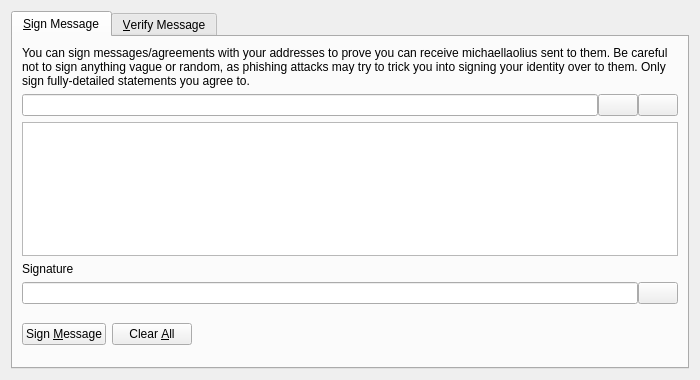
<?xml version="1.0" encoding="UTF-8"?>
<ui version="4.0">
 <class>SignVerifyMessageDialog</class>
 <widget class="QDialog" name="SignVerifyMessageDialog">
  <property name="geometry">
   <rect>
    <x>0</x>
    <y>0</y>
    <width>700</width>
    <height>380</height>
   </rect>
  </property>
  <property name="windowTitle">
   <string>Signatures - Sign / Verify a Message</string>
  </property>
  <property name="modal">
   <bool>true</bool>
  </property>
  <layout class="QVBoxLayout" name="verticalLayout">
   <item>
    <widget class="QTabWidget" name="tabWidget">
     <property name="currentIndex">
      <number>0</number>
     </property>
     <widget class="QWidget" name="tabSignMessage">
      <attribute name="title">
       <string>&amp;Sign Message</string>
      </attribute>
      <layout class="QVBoxLayout" name="verticalLayout_SM">
       <item>
        <widget class="QLabel" name="infoLabel_SM">
         <property name="text">
          <string>You can sign messages/agreements with your addresses to prove you can receive michaellaolius sent to them. Be careful not to sign anything vague or random, as phishing attacks may try to trick you into signing your identity over to them. Only sign fully-detailed statements you agree to.</string>
         </property>
         <property name="textFormat">
          <enum>Qt::PlainText</enum>
         </property>
         <property name="wordWrap">
          <bool>true</bool>
         </property>
        </widget>
       </item>
       <item>
        <layout class="QHBoxLayout" name="horizontalLayout_1_SM">
         <property name="spacing">
          <number>0</number>
         </property>
         <item>
          <widget class="QValidatedLineEdit" name="addressIn_SM">
           <property name="toolTip">
            <string>The Michaellaoliu address to sign the message with</string>
           </property>
          </widget>
         </item>
         <item>
          <widget class="QPushButton" name="addressBookButton_SM">
           <property name="toolTip">
            <string>Choose previously used address</string>
           </property>
           <property name="text">
            <string/>
           </property>
           <property name="icon">
            <iconset resource="../michaellaoliu.qrc">
             <normaloff>:/icons/address-book</normaloff>:/icons/address-book</iconset>
           </property>
           <property name="shortcut">
            <string>Alt+A</string>
           </property>
           <property name="autoDefault">
            <bool>false</bool>
           </property>
          </widget>
         </item>
         <item>
          <widget class="QPushButton" name="pasteButton_SM">
           <property name="toolTip">
            <string>Paste address from clipboard</string>
           </property>
           <property name="text">
            <string/>
           </property>
           <property name="icon">
            <iconset resource="../michaellaoliu.qrc">
             <normaloff>:/icons/editpaste</normaloff>:/icons/editpaste</iconset>
           </property>
           <property name="shortcut">
            <string>Alt+P</string>
           </property>
           <property name="autoDefault">
            <bool>false</bool>
           </property>
          </widget>
         </item>
        </layout>
       </item>
       <item>
        <widget class="QPlainTextEdit" name="messageIn_SM">
         <property name="toolTip">
          <string>Enter the message you want to sign here</string>
         </property>
        </widget>
       </item>
       <item>
        <widget class="QLabel" name="signatureLabel_SM">
         <property name="text">
          <string>Signature</string>
         </property>
         <property name="textFormat">
          <enum>Qt::PlainText</enum>
         </property>
        </widget>
       </item>
       <item>
        <layout class="QHBoxLayout" name="horizontalLayout_2_SM">
         <property name="spacing">
          <number>0</number>
         </property>
         <item>
          <widget class="QLineEdit" name="signatureOut_SM">
           <property name="font">
            <font>
             <italic>true</italic>
            </font>
           </property>
           <property name="readOnly">
            <bool>true</bool>
           </property>
          </widget>
         </item>
         <item>
          <widget class="QPushButton" name="copySignatureButton_SM">
           <property name="toolTip">
            <string>Copy the current signature to the system clipboard</string>
           </property>
           <property name="text">
            <string/>
           </property>
           <property name="icon">
            <iconset resource="../michaellaoliu.qrc">
             <normaloff>:/icons/editcopy</normaloff>:/icons/editcopy</iconset>
           </property>
           <property name="autoDefault">
            <bool>false</bool>
           </property>
          </widget>
         </item>
        </layout>
       </item>
       <item>
        <layout class="QHBoxLayout" name="horizontalLayout_3_SM">
         <item>
          <widget class="QPushButton" name="signMessageButton_SM">
           <property name="toolTip">
            <string>Sign the message to prove you own this Michaellaoliu address</string>
           </property>
           <property name="text">
            <string>Sign &amp;Message</string>
           </property>
           <property name="icon">
            <iconset resource="../michaellaoliu.qrc">
             <normaloff>:/icons/edit</normaloff>:/icons/edit</iconset>
           </property>
           <property name="autoDefault">
            <bool>false</bool>
           </property>
          </widget>
         </item>
         <item>
          <widget class="QPushButton" name="clearButton_SM">
           <property name="toolTip">
            <string>Reset all sign message fields</string>
           </property>
           <property name="text">
            <string>Clear &amp;All</string>
           </property>
           <property name="icon">
            <iconset resource="../michaellaoliu.qrc">
             <normaloff>:/icons/remove</normaloff>:/icons/remove</iconset>
           </property>
           <property name="autoDefault">
            <bool>false</bool>
           </property>
          </widget>
         </item>
         <item>
          <spacer name="horizontalSpacer_1_SM">
           <property name="orientation">
            <enum>Qt::Horizontal</enum>
           </property>
           <property name="sizeHint" stdset="0">
            <size>
             <width>40</width>
             <height>48</height>
            </size>
           </property>
          </spacer>
         </item>
         <item>
          <widget class="QLabel" name="statusLabel_SM">
           <property name="font">
            <font>
             <weight>75</weight>
             <bold>true</bold>
            </font>
           </property>
           <property name="text">
            <string/>
           </property>
           <property name="wordWrap">
            <bool>true</bool>
           </property>
          </widget>
         </item>
         <item>
          <spacer name="horizontalSpacer_2_SM">
           <property name="orientation">
            <enum>Qt::Horizontal</enum>
           </property>
           <property name="sizeHint" stdset="0">
            <size>
             <width>40</width>
             <height>48</height>
            </size>
           </property>
          </spacer>
         </item>
        </layout>
       </item>
      </layout>
     </widget>
     <widget class="QWidget" name="tabVerifyMessage">
      <attribute name="title">
       <string>&amp;Verify Message</string>
      </attribute>
      <layout class="QVBoxLayout" name="verticalLayout_VM">
       <item>
        <widget class="QLabel" name="infoLabel_VM">
         <property name="text">
          <string>Enter the receiver's address, message (ensure you copy line breaks, spaces, tabs, etc. exactly) and signature below to verify the message. Be careful not to read more into the signature than what is in the signed message itself, to avoid being tricked by a man-in-the-middle attack. Note that this only proves the signing party receives with the address, it cannot prove sendership of any transaction!</string>
         </property>
         <property name="textFormat">
          <enum>Qt::PlainText</enum>
         </property>
         <property name="alignment">
          <set>Qt::AlignLeading|Qt::AlignLeft|Qt::AlignTop</set>
         </property>
         <property name="wordWrap">
          <bool>true</bool>
         </property>
        </widget>
       </item>
       <item>
        <layout class="QHBoxLayout" name="horizontalLayout_1_VM">
         <property name="spacing">
          <number>0</number>
         </property>
         <item>
          <widget class="QValidatedLineEdit" name="addressIn_VM">
           <property name="toolTip">
            <string>The Michaellaoliu address the message was signed with</string>
           </property>
          </widget>
         </item>
         <item>
          <widget class="QPushButton" name="addressBookButton_VM">
           <property name="toolTip">
            <string>Choose previously used address</string>
           </property>
           <property name="text">
            <string/>
           </property>
           <property name="icon">
            <iconset resource="../michaellaoliu.qrc">
             <normaloff>:/icons/address-book</normaloff>:/icons/address-book</iconset>
           </property>
           <property name="shortcut">
            <string>Alt+A</string>
           </property>
           <property name="autoDefault">
            <bool>false</bool>
           </property>
          </widget>
         </item>
        </layout>
       </item>
       <item>
        <widget class="QPlainTextEdit" name="messageIn_VM"/>
       </item>
       <item>
        <widget class="QValidatedLineEdit" name="signatureIn_VM"/>
       </item>
       <item>
        <layout class="QHBoxLayout" name="horizontalLayout_2_VM">
         <item>
          <widget class="QPushButton" name="verifyMessageButton_VM">
           <property name="toolTip">
            <string>Verify the message to ensure it was signed with the specified Michaellaoliu address</string>
           </property>
           <property name="text">
            <string>Verify &amp;Message</string>
           </property>
           <property name="icon">
            <iconset resource="../michaellaoliu.qrc">
             <normaloff>:/icons/transaction_0</normaloff>:/icons/transaction_0</iconset>
           </property>
           <property name="autoDefault">
            <bool>false</bool>
           </property>
          </widget>
         </item>
         <item>
          <widget class="QPushButton" name="clearButton_VM">
           <property name="toolTip">
            <string>Reset all verify message fields</string>
           </property>
           <property name="text">
            <string>Clear &amp;All</string>
           </property>
           <property name="icon">
            <iconset resource="../michaellaoliu.qrc">
             <normaloff>:/icons/remove</normaloff>:/icons/remove</iconset>
           </property>
           <property name="autoDefault">
            <bool>false</bool>
           </property>
          </widget>
         </item>
         <item>
          <spacer name="horizontalSpacer_1_VM">
           <property name="orientation">
            <enum>Qt::Horizontal</enum>
           </property>
           <property name="sizeHint" stdset="0">
            <size>
             <width>40</width>
             <height>48</height>
            </size>
           </property>
          </spacer>
         </item>
         <item>
          <widget class="QLabel" name="statusLabel_VM">
           <property name="font">
            <font>
             <weight>75</weight>
             <bold>true</bold>
            </font>
           </property>
           <property name="text">
            <string/>
           </property>
           <property name="wordWrap">
            <bool>true</bool>
           </property>
          </widget>
         </item>
         <item>
          <spacer name="horizontalSpacer_2_VM">
           <property name="orientation">
            <enum>Qt::Horizontal</enum>
           </property>
           <property name="sizeHint" stdset="0">
            <size>
             <width>40</width>
             <height>48</height>
            </size>
           </property>
          </spacer>
         </item>
        </layout>
       </item>
      </layout>
     </widget>
    </widget>
   </item>
  </layout>
 </widget>
 <customwidgets>
  <customwidget>
   <class>QValidatedLineEdit</class>
   <extends>QLineEdit</extends>
   <header>qt/qvalidatedlineedit.h</header>
  </customwidget>
 </customwidgets>
 <resources>
  <include location="../michaellaoliu.qrc"/>
 </resources>
 <connections/>
</ui>
